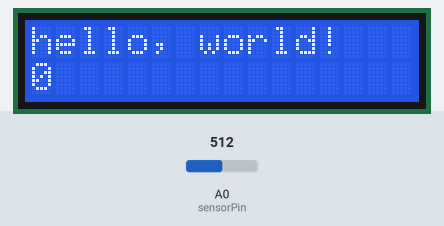
Bench run of a sketch on a simulated Arduino Uno, built with avr-gcc and run on an emulated ATmega328P. Shown: 16×2 character LCD. The inputs (shaded band) are chosen by the test bench; at power-on: A0 (sensorPin) = 512. What the sketch prints to the serial monitor is not drawn.

Above: at 0.2 s.
At 4.1 s:
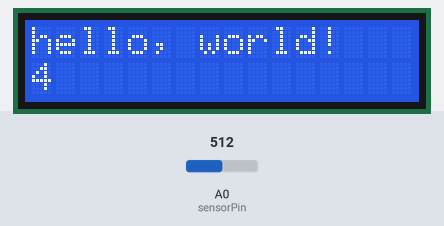
At 9.1 s:
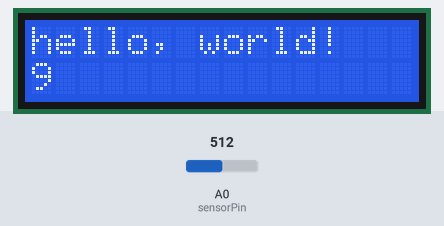
At 18.1 s:
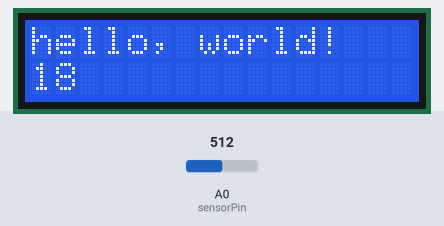
At 28.1 s:
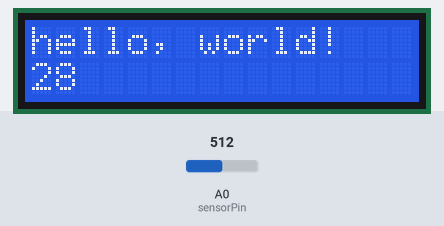
At 38.1 s:
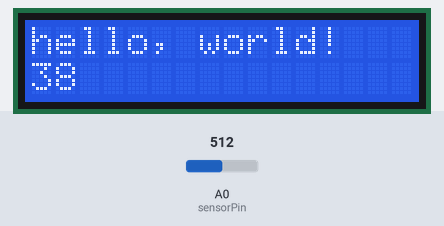

The sketch:

LCD-LDRTest.ino
```cpp
// include the library code:
#include <LiquidCrystal.h>

//LCD////////////////////////////////////
const int rs = 12, en = 11, d4 = 5, d5 = 4, d6 = 3, d7 = 2;
LiquidCrystal lcd(rs, en, d4, d5, d6, d7);
//////////////////////////////////////////////


//LDR/////////////////////
int sensorPin = A0; // select the input pin for LDR
int sensorValue = 0; // variable to store the value coming from the sensor
//////////////////////////


void setup() {
  //LCD//////////////////////////
  // set up the LCD's number of columns and rows:
  lcd.begin(16, 2);
  // Print a message to the LCD.
  lcd.print("hello, world!");
  //////////////////////////////////

  //LDR//////////////////////////
  Serial.begin(9600); //sets serial port for communication
  //////////////////////////////

}

void loop() {
  //LDR//////////////////////////
  sensorValue = analogRead(sensorPin); // read the value from the sensor
  Serial.println(sensorValue); //prints the values coming from the sensor on the screen
  delay(100);
  //////////////////////////////

  //LCD//////////////////////////
  // set the cursor to column 0, line 1
  // (note: line 1 is the second row, since counting begins with 0):
  lcd.setCursor(0, 1);

  // print the number of seconds since reset:
  lcd.print(millis() / 1000);
  ////////////////////////////////


}
```

Measured:
- what the display in image 0 shows lasts 0.9 s, from 0.2 s to 1.1 s
- what the display in image 1 shows lasts 1.0 s, from 4.1 s to 5.1 s
